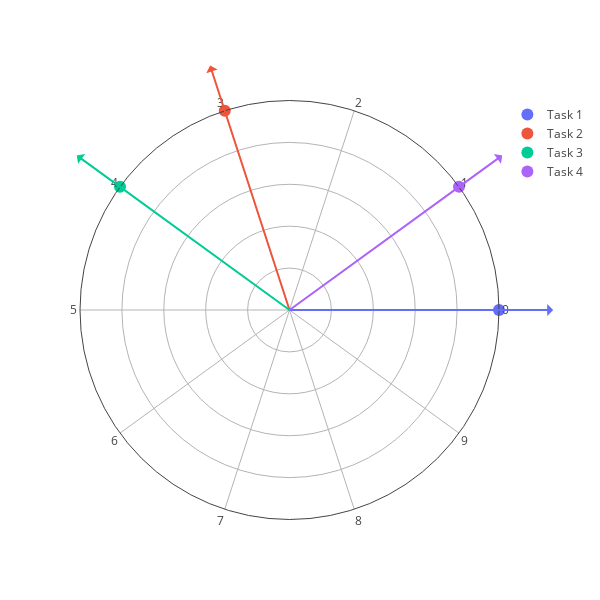

The notebook cell this image was saved under:
### Code cell
plot_polar(tasks, df_traces, 600, output_dir=None)

### Figure 1 — Plotly figure (JSON) as saved in the notebook; plotly's stock layout.template omitted (floating-point values rounded to 4 significant figures)
{"data": [{"marker": {"color": "#636EFA", "size": 12, "symbol": "circle"}, "mode": "markers", "name": "Task 1", "r": [100], "showlegend": true, "theta": [360], "type": "scatterpolar"}, {"marker": {"color": "#EF553B", "size": 12, "symbol": "circle"}, "mode": "markers", "name": "Task 2", "r": [100], "showlegend": true, "theta": [468], "type": "scatterpolar"}, {"marker": {"color": "#00CC96", "size": 12, "symbol": "circle"}, "mode": "markers", "name": "Task 3", "r": [100], "showlegend": true, "theta": [504], "type": "scatterpolar"}, {"marker": {"color": "#AB63FA", "size": 12, "symbol": "circle"}, "mode": "markers", "name": "Task 4", "r": [100], "showlegend": true, "theta": [396], "type": "scatterpolar"}], "layout": {"annotations": [{"arrowcolor": "#636EFA", "arrowhead": 2, "arrowside": "start", "arrowwidth": 2, "ax": 266.7, "ay": 0, "x": 0.5, "y": 0.5}, {"arrowcolor": "#EF553B", "arrowhead": 2, "arrowside": "start", "arrowwidth": 2, "ax": -82.4, "ay": -253.6, "x": 0.5, "y": 0.5}, {"arrowcolor": "#00CC96", "arrowhead": 2, "arrowside": "start", "arrowwidth": 2, "ax": -215.7, "ay": -156.7, "x": 0.5, "y": 0.5}, {"arrowcolor": "#AB63FA", "arrowhead": 2, "arrowside": "start", "arrowwidth": 2, "ax": 215.7, "ay": -156.7, "x": 0.5, "y": 0.5}], "autosize": false, "height": 600, "polar": {"angularaxis": {"tickmode": "array", "ticks": "", "ticktext": [0, 1, 2, 3, 4, 5, 6, 7, 8, 9], "tickvals": [0, 36, 72, 108, 144, 180, 216, 252, 288, 324]}, "radialaxis": {"range": [0, 100], "showticklabels": false, "ticks": ""}}, "width": 600}}
